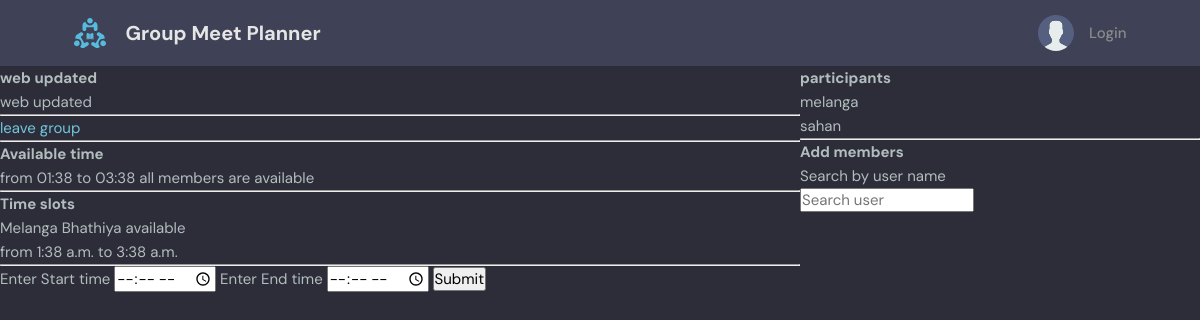
Page /group/7/ on the earlier database version.
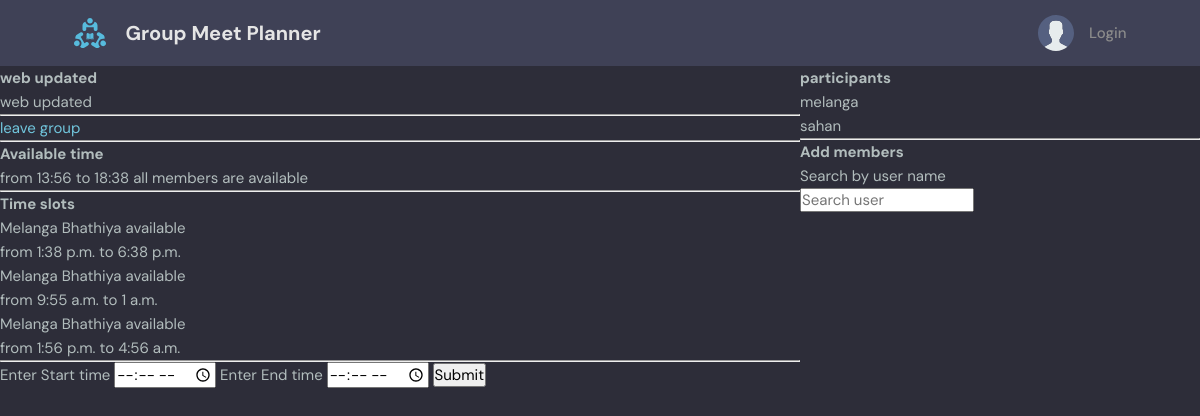
Same page on the later database version.
### base/models.py (models this page shows, shortened)
class Group(models.Model):
    leader = models.ForeignKey(User, on_delete=models.SET_NULL, null=True)
    name = models.CharField(max_length=200)
    description = models.TextField(null=True, blank=True)
    members = models.ManyToManyField(User, related_name='members', blank=True)
    updated = models.DateTimeField(auto_now=True)
    created = models.DateTimeField(auto_now_add=True)
    class Meta:
        ordering = ['-updated', '-created']

class Time(models.Model):
    start_time = models.TimeField()
    end_time = models.TimeField()
    user = models.ForeignKey(User, on_delete=models.CASCADE)
    group = models.ForeignKey(Group, on_delete=models.CASCADE)
    updated = models.DateTimeField(auto_now=True)
    created = models.DateTimeField(auto_now_add=True)

class User(AbstractUser):
    name = models.CharField(max_length=200, null=True)
    email = models.EmailField(null=True)
    bio = models.TextField(null=True)
    REQUIRED_FIELDS = []

### base/views.py (the view, shortened to what this page needs)
# urls.py: path('group/<int:pk>/', views.group_page, name="group"),
def group_page(request, pk):
    group = Group.objects.get(id=pk)
    time_slots = group.time_set.all()
    available_time = {}
    if time_slots is not None:
        available_time = intersection_of_intervals(time_slots)
    q = request.GET.get('q')
    user_search = {}
    if q is not None:
        user_search = User.objects.filter(username__contains=q)
    return render(request, 'base/group_page.html', {
        'group': group,
        'time_slots': time_slots,
        'users': user_search,
        'available_time': available_time
    })

### base/time_operations.py (called while the page is built)
def end_time_adjust(end_time):
    midnight = datetime.datetime.strptime("00:00", "%H:%M")
    six_am = datetime.datetime.strptime("06:00", "%H:%M")
    if six_am >= end_time >= midnight:
        end_time += datetime.timedelta(days=1)
    return end_time

### base/templates/base/group_page.html (shortened to what this page needs)
{% extends 'main.html' %}
{% block content %}
    <div class="groups-container">
    <div>
        <h2>{{ group.name }}</h2>
        <p>{{ group.description }}</p>
        <hr>
        {% if request.user != group.leader %}
            <a href="{% url 'leave-group' group.id %}">leave group</a>
            <hr>
        {% else %}
            <a href="{% url 'update-group' group.id %}">update group</a>
            <hr>
        {% endif %}
        {% if time_slots.count == 0 %}
            <p>There are no time slots inputted</p>
        {% else %}
            <div>
                <h2>Available time</h2>
                <p>from {{ available_time.start_time }} to {{ available_time.end_time }} all members are available</p>
                <hr>
            </div>
            <div>
            <h2>Time slots</h2>
            {% for time_slot in time_slots %}
                <div>
                    <p>{{ time_slot.user.name }} available </p>
                    <p>from {{ time_slot.start_time }} to {{ time_slot.end_time }}</p>
                </div>
            {% endfor %}
            </div>
        {% endif %}
        <hr>
        <div>
            <form method="POST" action="">
                <label>Enter Start time
                    <input type="time" name="start_time" >
                </label>
                <label>Enter End time
                    <input type="time" name="end_time" >
                </label>
                <input type="submit">
            </form>
        </div>
    </div>
    <div>
        <h2>participants</h2>
        {% for participant in group.members.all %}
            {{ participant.username }} &emsp;
            <br>
        {% endfor %}
        <hr>
        <div>
        <h2>Add members</h2>
        <form method="GET" action="">
            <label> Search by user name <br>
                <input type="text" placeholder="Search user" name="q">
            </label>
        </form>
        </div>
    </div>
    </div>
{% endblock %}

### templates/main.html (shortened to what this page needs)
<!DOCTYPE html>
{% load static %}
<html lang="en">
<head>
    <link rel="stylesheet" href="{% static 'styles/style.css' %}" />
</head>
<body>
    {% include 'navbar.html' %}
    {% block content %}
    {% endblock content %}
</body>
</html>

### templates/navbar.html
{% load static %}
<header class="header header--loggedIn">
  <div class="container">
    <a href="{% url 'home' %}" class="header__logo">
      <img src="{% static 'images/logo.svg'%}" />
      <h1>Group Meet Planner</h1>
    </a>
    <nav class="header__menu">
    {% if request.user.is_authenticated %}
      <div class="header__user">
        <a href="{% url 'home' %}">
          <div class="avatar avatar--medium active">
            <img src="{% static 'images/avatar.svg'%}" />
          </div>
          <p>{{ request.user.name }} <span>@{{ request.user.username }}</span></p>
        </a>
        <button class="dropdown-button">
          <svg version="1.1" xmlns="http://www.w3.org/2000/svg" width="32" height="32" viewBox="0 0 32 32">
            <title>chevron-down</title>
            <path d="M16 21l-13-13h-3l16 16 16-16h-3l-13 13z"></path>
          </svg>
        </button>
      </div>
      <div class="dropdown-menu">
        <a href="{% url 'home' %}" class="dropdown-link"
          ><svg version="1.1" xmlns="http://www.w3.org/2000/svg" width="32" height="32" viewBox="0 0 32 32">
            <title>tools</title>
            <path
              d="M27.465 32c-1.211 0-2.35-0.471-3.207-1.328l-9.392-9.391c-2.369 0.898-4.898 0.951-7.355 0.15-3.274-1.074-5.869-3.67-6.943-6.942-0.879-2.682-0.734-5.45 0.419-8.004 0.135-0.299 0.408-0.512 0.731-0.572 0.32-0.051 0.654 0.045 0.887 0.277l5.394 5.395 3.586-3.586-5.394-5.395c-0.232-0.232-0.336-0.564-0.276-0.887s0.272-0.596 0.572-0.732c2.552-1.152 5.318-1.295 8.001-0.418 3.274 1.074 5.869 3.67 6.943 6.942 0.806 2.457 0.752 4.987-0.15 7.358l9.392 9.391c0.844 0.842 1.328 2.012 1.328 3.207-0 2.5-2.034 4.535-4.535 4.535zM15.101 19.102c0.26 0 0.516 0.102 0.707 0.293l9.864 9.863c0.479 0.479 1.116 0.742 1.793 0.742 1.398 0 2.535-1.137 2.535-2.535 0-0.668-0.27-1.322-0.742-1.793l-9.864-9.863c-0.294-0.295-0.376-0.74-0.204-1.119 0.943-2.090 1.061-4.357 0.341-6.555-0.863-2.631-3.034-4.801-5.665-5.666-1.713-0.561-3.468-0.609-5.145-0.164l4.986 4.988c0.391 0.391 0.391 1.023 0 1.414l-5 5c-0.188 0.188-0.441 0.293-0.707 0.293s-0.52-0.105-0.707-0.293l-4.987-4.988c-0.45 1.682-0.397 3.436 0.164 5.146 0.863 2.631 3.034 4.801 5.665 5.666 2.2 0.721 4.466 0.604 6.555-0.342 0.132-0.059 0.271-0.088 0.411-0.088z"
            ></path>
          </svg>
          Settings</a
        >
        <a href="{% url 'logout' %}" class="dropdown-link"
          ><svg version="1.1" xmlns="http://www.w3.org/2000/svg" width="32" height="32" viewBox="0 0 32 32">
            <title>sign-out</title>
            <path
              d="M3 0h22c0.553 0 1 0 1 0.553l-0 3.447h-2v-2h-20v28h20v-2h2l0 3.447c0 0.553-0.447 0.553-1 0.553h-22c-0.553 0-1-0.447-1-1v-30c0-0.553 0.447-1 1-1z"
            ></path>
            <path
              d="M21.879 21.293l1.414 1.414 6.707-6.707-6.707-6.707-1.414 1.414 4.293 4.293h-14.172v2h14.172l-4.293 4.293z"
            ></path>
          </svg>
          Logout</a
        >
      </div>
    {% else %}
      <a href="{% url 'login-page' %}">
        <img src="{% static 'images/avatar.svg' %}" />
        <p>Login</p>
      </a>
    {% endif %}
    </nav>
  </div>
</header>

### static/styles/style.css (style rules this page uses)
:root { --color-main: #71c6dd; --color-main-light: #e1f6fb; --color-dark: #3f4156; --color-dark-medium: #51546e; --color-dark-light: #696d97; --color-light: #e5e5e5; --color-gray: #8b8b8b; --color-light-gray: #b2bdbd; --color-bg: #2d2d39; --color-success: #5dd693; --color-error: #fc4b0b; }
* { font-family: "DM Sans", -apple-system, BlinkMacSystemFont, "Segoe UI", Roboto, Oxygen, Ubuntu, Cantarell, "Open Sans", "Helvetica Neue", sans-serif; margin: 0; padding: 0; box-sizing: border-box; text-rendering: optimizeLegibility; font-size: inherit; }
html { font-size: 56.25%; }
@media only screen and (min-width: 1200px) { html { font-size: 62.5%; } }
body { line-height: 1.6; font-weight: 400; font-size: 1.5rem; color: var(--color-light-gray); background-color: var(--color-bg); min-height: 100vh; }
img { width: 100%; }
a { display: inline-block; color: var(--color-main); text-decoration: none; }
.container { max-width: 120rem; width: 90%; margin: auto; }
.header { padding: 1.5rem; background-color: var(--color-dark); }
.header > .container { display: flex; gap: 9.5rem; }
.header__logo, .header__user { display: flex; gap: 2rem; align-items: center; }
.header__logo > img { height: 3.2rem; width: 3.2rem; }
.header__logo > h1 { font-weight: 700; font-size: 2rem; color: var(--color-light); }
.header__menu { margin-left: auto; position: relative; }
.header__menu a { display: flex; gap: 1.5rem; align-items: center; font-weight: 500; text-decoration: none; color: var(--color-gray); }
.header__menu img { height: 3.6rem; }
.header__menu p { line-height: 1.2; }

### base/templates/base/group_page.html (style rules this page uses)
.groups-container { display: grid; grid-template-columns: 2fr 1fr; }

Differences in the rows shown:
changed Time (number 1 of 3 on the later page): start_time "1:38 a.m." → "1:38 p.m."; end_time "3:38 a.m." → "6:38 p.m."
added Time: user.name "Melanga Bhathiya", start_time "9:55 a.m.", end_time "1 a.m."
added Time: user.name "Melanga Bhathiya", start_time "1:56 p.m.", end_time "4:56 a.m."
Other differences:
{{ available_time.start_time }}: "01:38" → "13:56"
{{ available_time.end_time }}: "03:38" → "18:38"
